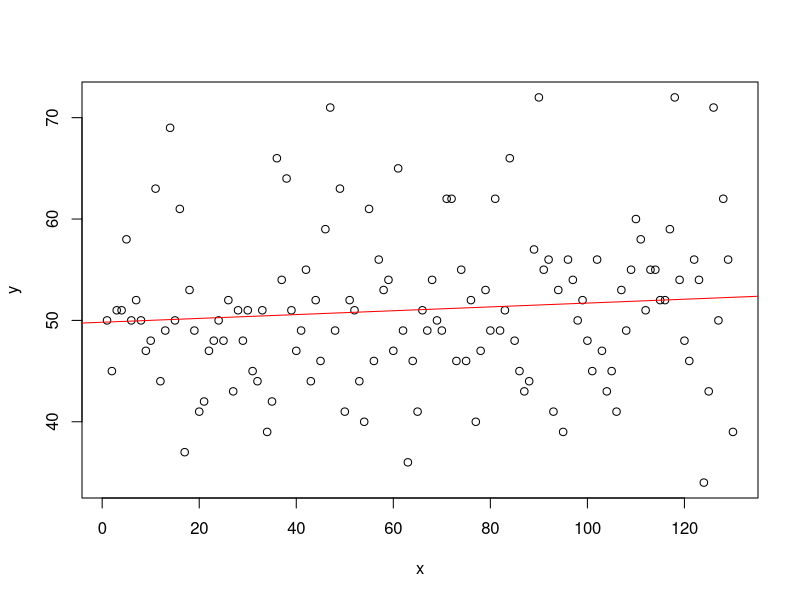
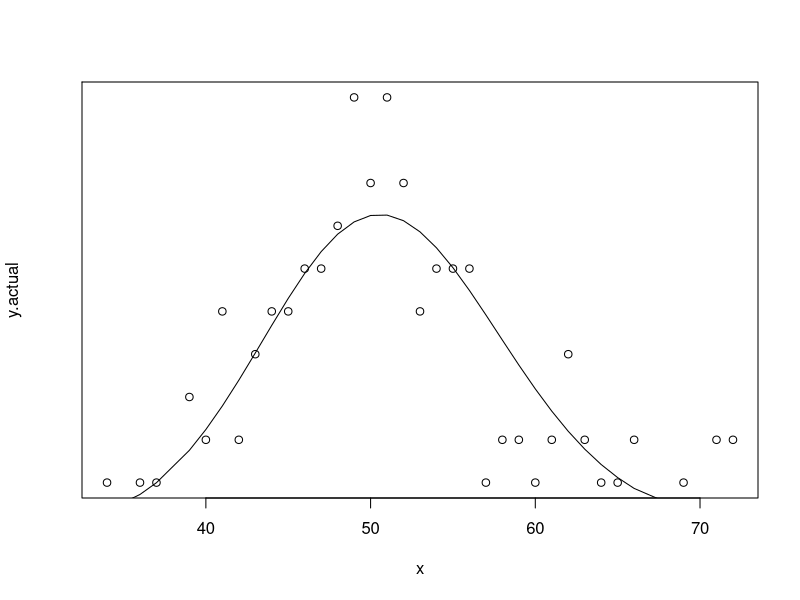
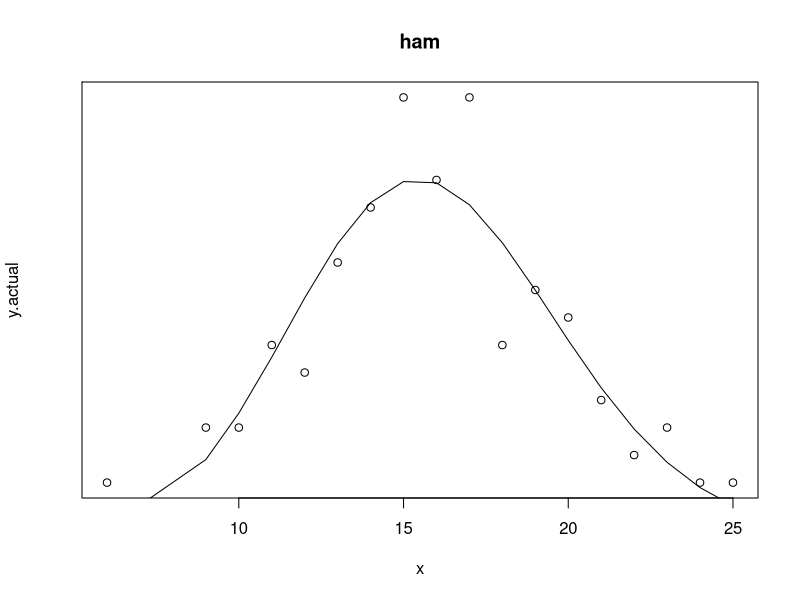
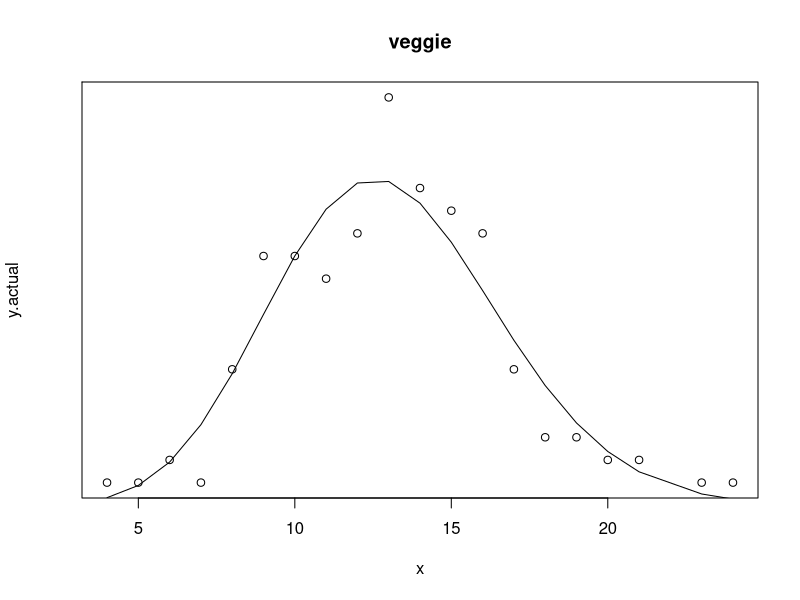
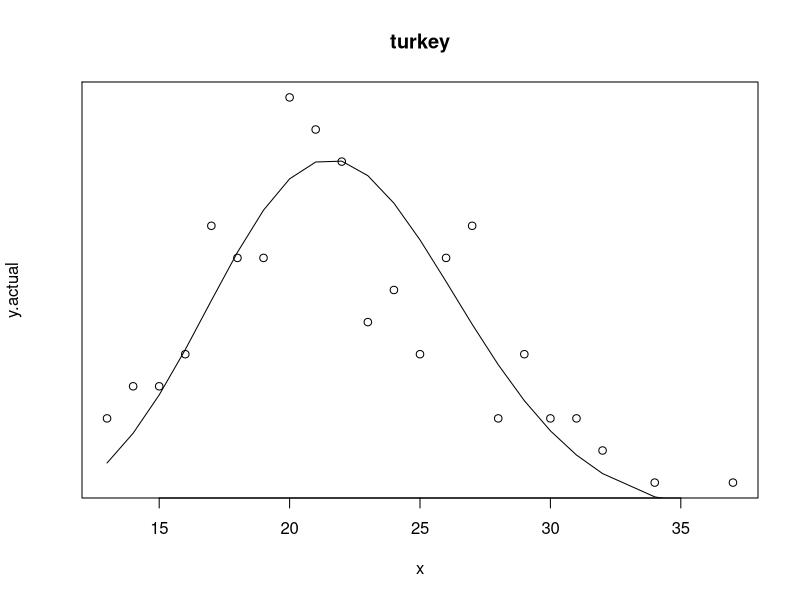
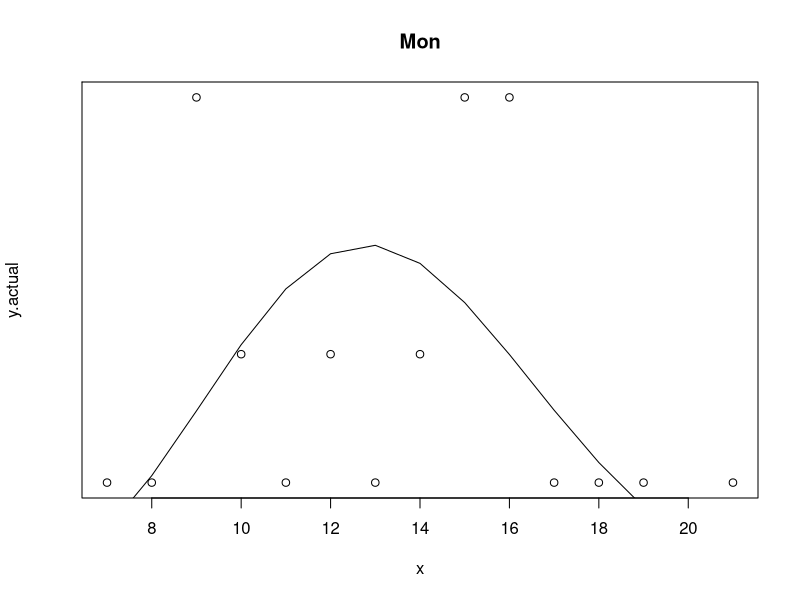
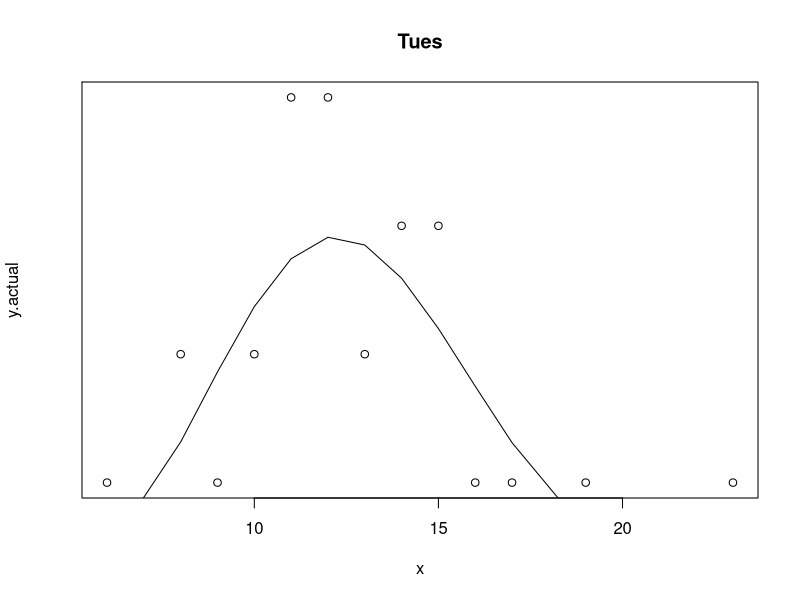
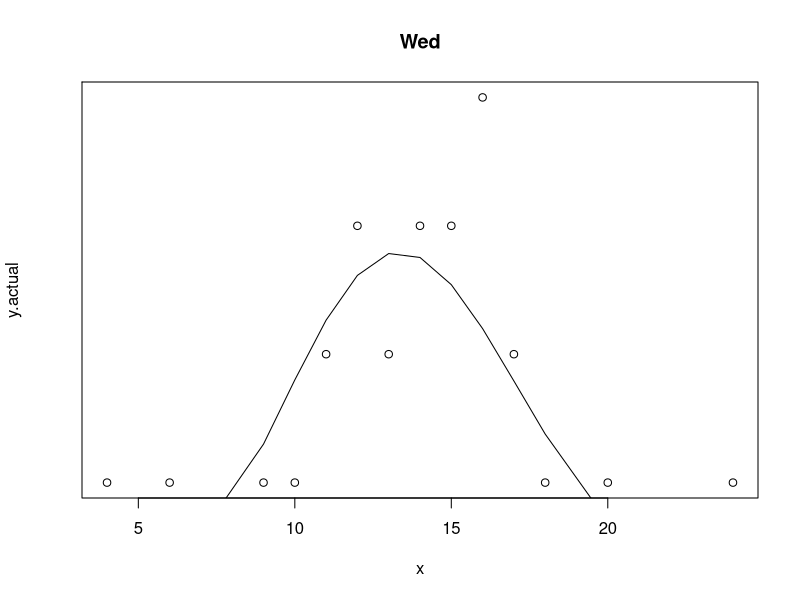

Here is the R script that generated these plots, in order:
## ---- chunk 1

# Make sure we're in the right working directory:  "Code"

if("Code" %in% list.files()){
  setwd("Code")
}

if(!("Code" %in% list.files("..")))
{
  stop
}
## ---- chunk 2
# Start by loading the data

sales <- read.csv("../Data/sales.csv")
details <- read.csv("../Data/details.csv")
## ---- chunk 3
# Add variable for total demand
sales$demand.total <- sales$demand.ham + sales$demand.turkey + sales$demand.veggie

# Add variable for profit = price - cost
details$profit <- details$price - details$cost
## ---- chunk 4
x <- 1:length(sales$demand.total); y <- sales$demand.total
# x <- 1:100
# y <- x
plot(x, y)
lm1 <- lm(y ~ x)
abline(lm1, col="red")
summary(lm1)
## ---- chunk 5

sandwich.sales <- sales$demand.total

y.actual <- table(sandwich.sales)
y.actual <- y.actual / sum(y.actual)

x <- as.numeric(names(y.actual))

y.simulated <- dpois(x, mean(sandwich.sales))

plot(x, y.actual)
points(x, y.simulated, type="l")
## ---- chunk 6
for(sandwich in c("ham", "veggie", "turkey")){
  sandwich.sales <- eval(parse(text = paste0("sales$demand.", sandwich)))
  
  y.actual <- table(sandwich.sales)
  y.actual <- y.actual / sum(y.actual)
  
  x <- as.numeric(names(y.actual))
  
  y.simulated <- dpois(x, mean(sandwich.sales))
  
  plot(x, y.actual, main=sandwich)
  points(x, y.simulated, type="l")
}
## ---- chunk 7
m <- seq(from=1, to = 130, by = 5)
dow <- c("Mon", "Tues", "Wed", "Thurs", "Fri")
for(d in 0:4){
  sandwich.sales <- sales$demand.veggie[m + d]  #Monday
  
  y.actual <- table(sandwich.sales)
  y.actual <- y.actual / sum(y.actual)
  
  x <- as.numeric(names(y.actual))
  
  y.simulated <- dpois(x, mean(sandwich.sales))
  
  plot(x, y.actual, main=dow[d + 1])
  points(x, y.simulated, type="l")
}
## ---- chunk 8

profit.sim <- function(lambda, days, num.stocked, cost.details, coupon=c(1, 0)){
  demand <- rpois(days, lambda)
  
  number.sold <- demand
  number.sold[number.sold > num.stocked] <- num.stocked
  number.sold <- sum(number.sold)
  
  number.unsold <- sum((num.stocked - demand)[ num.stocked - demand > 0])
  
  number.unfilled <- sum((demand - num.stocked)[demand - num.stocked > 0])
  
  profit <- number.sold * cost.details$profit
  inventory.loss <- number.unsold * cost.details$cost
  # coupon.cost = # sandwiches * ($X off per sandwich OR % off per sandwich)
  #                              (1 + 0 * price) = $1 off per sandwich
  #                              (0 + 0.25 * price) = 25% off per sandwich
  #                              (0 + 0 * price) = no coupon offered
  coupon.cost <- number.unfilled * (coupon[1] + coupon[2] * cost.details$price)
  
  # Return yearly profit estimate, based on 52 * 5 = 260 days per year
  days.per.year <- 52 * 5
  
  return((profit - inventory.loss - coupon.cost) / days * days.per.year)
}
## ---- chunk 9
days <- 10000

stock.range <- 10:30      # Check results for these stocking values

for(sandwich in c("ham", "veggie", "turkey")){
  sandwich.sales <- eval(parse(text = paste0("sales$demand.", sandwich)))

  lambda <- mean(sandwich.sales)

  i = 1
  results <- vector(mode="numeric")
  for(stock in stock.range){
    results[i] <- profit.sim(lambda, days, stock, details[details$type == sandwich, ], c(0, 0.25))
    i = i + 1
  }
  
  plot(stock.range, results, ylim=c(0, 15000), main=sandwich)
  
  print(c(stock.range[which(results == max(results))], max(results)))
}
  
